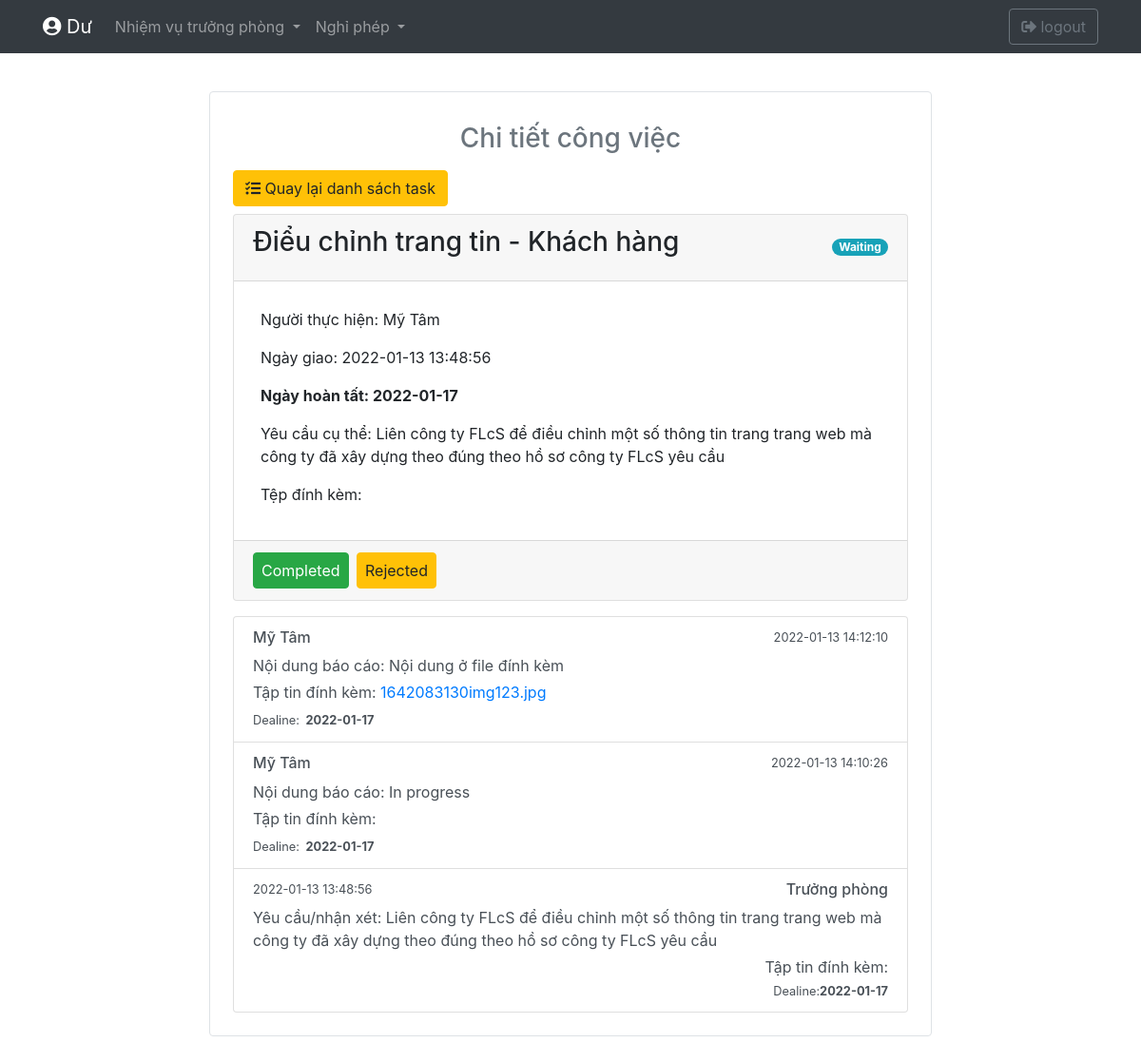
Page /Truongphong/getTaskTP.php?id=39 (signed in) on the committed database.
### tables this page shows
CREATE TABLE `task` (
  `id` int(11) NOT NULL,
  `name` varchar(255) NOT NULL,
  `idNV` int(255) NOT NULL,
  `nhanvien` varchar(255) NOT NULL,
  `mota` varchar(500) DEFAULT NULL,
  `danhgia` varchar(15) DEFAULT NULL,
  `trangthai` varchar(20) NOT NULL DEFAULT 'New',
  `dungthoihan` varchar(255) DEFAULT NULL,
  `file` varchar(255) DEFAULT NULL,
  `srcFile` varchar(255) NOT NULL DEFAULT '#',
  `dealine` date NOT NULL,
  `idPhong` int(255) NOT NULL,
  `ngaygiao` datetime NOT NULL DEFAULT CURRENT_TIMESTAMP,
  `ngaythaydoi` datetime NOT NULL DEFAULT CURRENT_TIMESTAMP
);

CREATE TABLE `chitiettask` (
  `id` int(11) NOT NULL,
  `idTask` int(11) NOT NULL,
  `noidung` varchar(255) NOT NULL,
  `timesubmit` datetime NOT NULL DEFAULT CURRENT_TIMESTAMP,
  `dealine` date NOT NULL,
  `file` varchar(255) DEFAULT NULL,
  `tp_nv` int(2) NOT NULL
);

### Truongphong/getTaskTP.php (the view, shortened to what this page needs)
<?php
  require_once('../conndb.php');
    $id = $_GET['id'];
    $sql = 'SELECT * FROM task WHERE id = ?';
    $stm = $conn->prepare($sql);
    $stm->bind_param('i',$id);
    $stm->execute();
    $result = $stm->get_result();
?>
<!DOCTYPE html>
<html lang="en">
<head>
  <link rel="stylesheet" href="https://maxcdn.bootstrapcdn.com/bootstrap/4.5.2/css/bootstrap.min.css">
    <link
        rel="stylesheet"
        href="https://use.fontawesome.com/releases/v5.3.1/css/all.css"
>
</head>
<?php
    $t = $result->fetch_assoc();
    $name = $t['name'];
    $nhanvien = $t['nhanvien'];
    $mota = $t['mota'];
    $trangthai = $t['trangthai'];
    $f = $t['file'];
    $f_href = '#';
    $dealine = $t['dealine'];
    $ngaygiao = $t['ngaygiao'];
    require_once('navbar.php');
?>
<body>
    <div class="container mt-5">
        <div class="row justify-content-center">
            <div class="col col-lg-8 border rounded my-5 p-4 mx-3">
                <h3 class="text-center text-secondary mt-2 mb-3 mb-3">Chi tiết công việc</h3>
                <a href="index.php" class = "btn btn-warning mb-2"><i class="fas fa-tasks"></i> Quay lại danh sách task</a>
                <div class="card">
                    <div class="card-header d-flex justify-content-between">
                        <h3 class="card-title"><?=$name?></h3>
                        <small class="badge badge-info badge-pill my-auto" id="sttTaskTP">
                            <?=  $trangthai ?>
                        </small>
                    </div>
                    <div class="card-body">
                        <p class="card-text mt-2 mx-2">
                            Người thực hiện: <?=$nhanvien?>
                        </p>
                        <p class="card-text mt-2 mx-2">
                            Ngày giao: <?=$ngaygiao?>
                        </p>
                        <p class="card-text mt-2 mx-2">
                            <strong>Ngày hoàn tất: <?=$dealine?></strong>
                        </p>
                        <p class="card-text mt-2 mx-2">
                            Yêu cầu cụ thể: <?=$mota?>
                        </p>
                        <p class="card-text mt-2 mx-2 mb-3">
                            Tệp đính kèm: <a href="<?=$f_href?>"><?=$f?></a>
                        </p>
                    </div>
                    <div class="card-footer">
                        <?php
                            if ($trangthai === 'New'){
                            ?>
                                <button onclick="btnTPhuyTaskMODAL('<?=$id?>')" id="btnTphuytask" class="btn btn-danger mr-1 px-2">Canceled</button>
                            <?php
                            }elseif ($trangthai === 'Waiting'){
                            ?>   <button onclick="btnCompleted()" class="btn btn-success mr-1 px-2">Completed</button>
                                 <button onclick="btnRejected()" class="btn btn-warning mr-1 px-2">Rejected</button>
                            <?php
                            }
                        ?>
                    </div>
                </div>
              <div class="list-group mt-3">
            <?php
                require_once('../conndb.php');
                $sql = 'SELECT * FROM chitiettask WHERE idTask = ? ORDER BY timesubmit DESC';
                $stm = $conn->prepare($sql);
                $stm->bind_param('i',$id);
                $stm->execute();
                $result = $stm->get_result();
                $chitiet = array();
                while ($row = $result->fetch_assoc()){
                    $chitiet[] = $row;
                }
                foreach ($chitiet as $ct){
                    $time = $ct['timesubmit'];
                    $noidung = $ct['noidung'];
                    $dealineNew = $ct['dealine'];
                    $fi = $ct['file'];
                    $fi_href = '#';
                    if (!empty($fi)){
                        $fi_href = '/Truongphong/downloadFile.php?name_down='.$fi;
                    }
                    if ($ct['tp_nv'] === 1){
                    ?>
                    <div class="list-group-item list-group-item-action flex-column">
                        <div class="d-flex w-100  justify-content-between">
                            <small><?=$time?></small>
                            <h6 class="mb-1">Trưởng phòng</h6>
                        </div>
                        <p class="my-1 justify-content-end d-flex">Yêu cầu/nhận xét: <?=$noidung?></p>
                        <p class="mb-1 justify-content-end d-flex">Tập tin đính kèm: <a href="<?=$fi_href?>"><?=$fi?></a></p>
                        <small class="justify-content-end d-flex">Dealine:  <b> <?=$dealineNew?></b></small>
                    </div>
                    <?php
                    }else{
                    ?>
                    <div class="list-group-item list-group-item-action flex-column">
                        <div class="d-flex w-100  justify-content-between">
                            <h6 class="mb-1"><?=$nhanvien?></h6>
                            <small><?=$time?></small>
                        </div>
                        <p class="my-1 ">Nội dung báo cáo: <?=$noidung?></p>
                        <p class="mb-1 ">Tập tin đính kèm: <a href="<?=$fi_href?>"><?=$fi?></a></p>
                        <small >Dealine:&nbsp;<b> <?=$dealineNew?></b></small>
                    </div>
                    <?php
                    }
                }
            ?>
            </div>
            </div>
        </div>
    </div>
</body>

### rows in the picture
task: name "Điểu chỉnh trang tin - Khách hàng", trangthai "Waiting", nhanvien "Mỹ Tâm", ngaygiao "2022-01-13 13:48:56", dealine "2022-01-17", mota "Liên công ty FLcS để điều chỉnh một số thông tin trang trang web mà công ty đã xây dựng theo đúng theo hồ sơ công ty FLcS yêu cầu"
chitiettask: idTask.nhanvien "Mỹ Tâm", timesubmit "2022-01-13 14:12:10", noidung "Nội dung ở file đính kèm", file "1642083130img123.jpg", dealine "2022-01-17"
chitiettask: idTask.nhanvien "Mỹ Tâm", timesubmit "2022-01-13 14:10:26", noidung "In progress", dealine "2022-01-17"
chitiettask: timesubmit "2022-01-13 13:48:56", noidung "Liên công ty FLcS để điều chỉnh một số thông tin trang trang web mà công ty đã xây dựng theo đúng theo hồ sơ công ty FLcS yêu cầu", dealine "2022-01-17"

### other values in the picture
$TTCN "Dư"
